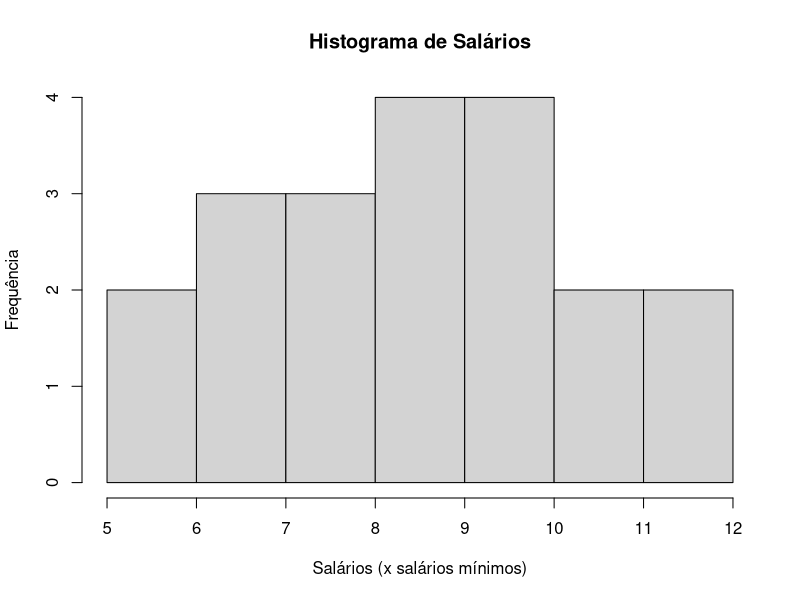

Reproduce this figure in R.
# Armazenar os salários em um vetor
salarios <- c(5.25, 7.39, 8.74, 9.80, 5.73, 7.44, 8.95, 10.53, 6.26, 7.59, 9.13, 10.76, 6.66, 8.12, 9.35, 11.06, 6.86, 8.46, 9.77, 11.59)

# Criar a distribuição de frequências
frequencias <- table(salarios)
print(frequencias)

# Criar o histograma
hist(salarios, main = "Histograma de Salários", xlab ="Salários (x salários mínimos)", ylab = "Frequência")


